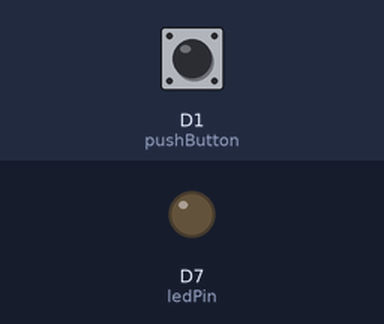
A sketch run on a simulated ESP8266 (NodeMCU). Shown: output pins drawn as LEDs (lit = HIGH). Inputs (shaded band) come from the test bench; at power-on: D1 (pushButton) LOW. What the sketch prints to the serial monitor is not drawn.

Above: at 1.2 s.
1.3 s: D1 (pushButton) pulled HIGH for 0.15 s
At 1.37 s:
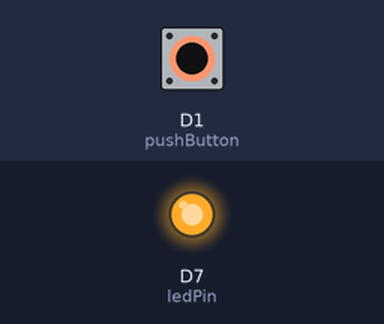
2.9 s: D1 (pushButton) pulled HIGH for 3.2 s
At 6.4 s:
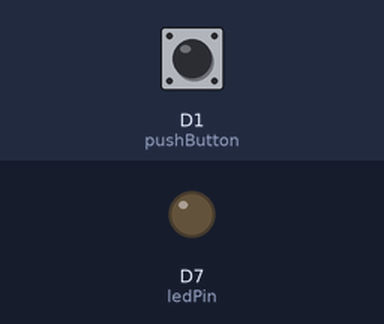
Timing chart, 0 to 7.9 s (numbered marks = the images above; inputs shaded):
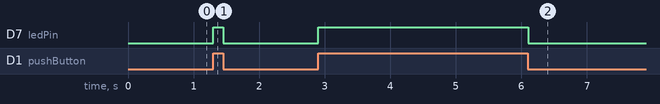

The sketch:

02_ESP8266_Button_LED.ino
```cpp
/*
  AA Digital Ecologies ESP8266 Button LED

  Reads a digital input on pin D1, prints the result to the Serial Monitor
  and turns on and off an LED connected on D7

*/

int pushButton = D1; // digital pin D1 for the push button
int ledPin = D7; // digital pin D7 for the LED

// the setup function runs only once at the beginning
void setup() {
  // initialize serial communication at 115200 bits per second:
  Serial.begin(115200);

  pinMode(pushButton, INPUT); // make the pushbutton's pin an input
  pinMode(ledPin, OUTPUT); // make the LED's pin an output
}

// the loop function runs forever
void loop() {
  // read the digital input pin
  int buttonState = digitalRead(pushButton);

  // print out the state of the button (pressed = 0, released = 1)
  Serial.println(buttonState);

  if (buttonState == 1) {
    digitalWrite(ledPin, HIGH); // light off when button released
  } else {
    digitalWrite(ledPin, LOW); // light on when button pressed
  }

  delay(1);  // small delay between reads for stability

}
```

Measured:
- after the input at 1.3 s, D7 (ledPin): LOW → HIGH at once, → LOW 0.15 s later
- after the input at 2.9 s, D7 (ledPin): LOW → HIGH at once, → LOW 3.2 s later
